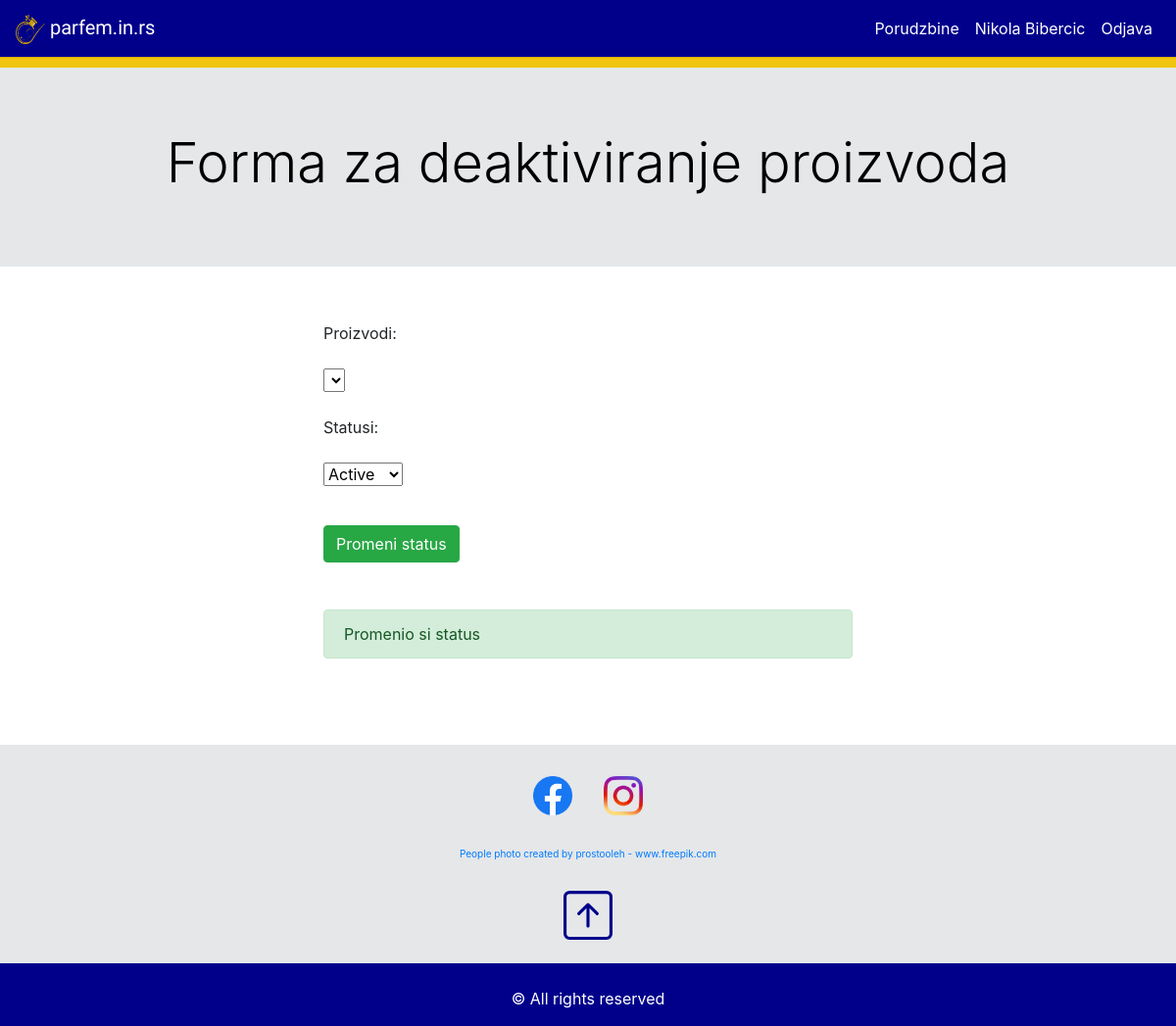
The app's page /views/admin.change.product.status.view.php?productStatusChanged=1 (signed in) with its own data.
### tables this page shows
CREATE TABLE settings(
	setting_id int AUTO_INCREMENT PRIMARY KEY,
	setting_description varchar(150),
	setting_value varchar(150),
	setting_value_2 varchar(150)
);

### classes/Connection.php (called while the page is built)
<?php
    class Connection{
        public $host='localhost';
        public $dbname='shop';
        public $username='root';
        public $password='';
        public function connect(){
            try{
                return new PDO("mysql:host={$this->host};dbname={$this->dbname};charset=utf8",$this->username,$this->password);
            }catch(PDOException $e){
                echo 'Error'.$e->getMessage();
            }
        }
    }
?>

### objects.php (called while the page is built, shortened)
<?php
    require 'classes/Connection.php';
    require 'classes/ConnectionBuilder.php';
    require 'classes/User.php';
    require 'classes/Product.php';
    require 'classes/Setting.php';
    $conn = new Connection();
    $user = new User($conn->connect());
    $product = new Product($conn->connect());
    $setting = new Setting($conn->connect());
?>

### classes/ConnectionBuilder.php (called while the page is built, shortened)
<?php
    class ConnectionBuilder{
        public function __construct($conn){
            $this->conn = $conn;
        }
    }
?>

### classes/User.php (called while the page is built, shortened)
<?php
    class User extends ConnectionBuilder{
        public function checkUserAdmin($user_id){
            $sql = "select ur.user_id
                    from user_roles ur
                    inner join roles r on r.role_id = ur.role_id
                    where   ur.user_id = {$user_id}
                            and r.name = 'Admin' ";
            $query = $this->conn->prepare($sql);
            $query->execute();
            $checkUserAdmin = $query->fetchAll(PDO::FETCH_OBJ);
            return $checkUserAdmin;
        }
    }
?>

### classes/Product.php (called while the page is built, shortened)
<?php
    class Product extends ConnectionBuilder{
            public function selectProductStatuses(){
                $sql = "select *
                        from product_statuses
                        ";
                $query = $this->conn->prepare($sql);
                $query->execute();
                $result = $query->fetchAll(PDO::FETCH_OBJ);
                return $result;
            }
    }
?>

### views/admin.change.product.status.view.php (the view, shortened to what this page needs)
<?php require '../objects.php'; ?>
<?php require '../partials/header.php'; ?>
<?php require '../partials/navbar.php'; ?>
<?php
 $setting->navbar('Forma za deaktiviranje proizvoda');
?>
<br>
<div class="container">
    <div class="row">
        <div class="col-3">
        </div>
        <div class="col-6">
            <form action="../files/change.product.status.php" method="POST" enctype="multipart/form-data">
                <div class="form-group">
                    Proizvodi:<br><br>
                    <select name="productId" id="">
                    </select><br><br>
                    Statusi:<br><br>
                    <select name="productStatusId" id="">
                        <?php  $result = $product->selectProductStatuses(); foreach($result as $x):  ?>
                            <option value=<?php echo $x->product_status_id; ?> class="form-control"><?php echo $x->product_status; ?></option>
                        <?php endforeach; ?>
                    </select><br><br>
                </div>
                <button class="btn btn-success" type="submit" name="changeStatus">Promeni status</button>
            </form>
            <br>
            <br>
            <?php if(isset($_GET['productStatusChanged']) && $_GET['productStatusChanged']==true): ?>
                <div class="alert alert-success" role="alert">Promenio si status</div>
            <?php endif; ?>
        </div>
        <div class="col-3">
        </div>
    </div>
</div>
<br>
<br>
<br>
<?php require '../partials/footer.php'; ?>

### partials/header.php (shortened to what this page needs)
<!DOCTYPE html>
<html lang="en">
<head>
    <link rel="stylesheet" href="https://stackpath.bootstrapcdn.com/bootstrap/4.5.2/css/bootstrap.min.css">
    <link rel="stylesheet" href="/shop/main.css">
</head>
<body>

### partials/navbar.php (shortened to what this page needs)
<div class="sticky-top">
    <nav class="navbar navbar-expand-lg navbar-dark" style="background-color: darkblue; ">
            <a class="navbar-brand" href="/shop/index.php" style="font-family: 'Dancing Script', cursive;">
                <?php $logoIconLink = $setting->selectSettingValue(17); ?>
                <img src=<?php echo $logoIconLink[0]->setting_value ?> class="card-img-top" alt="" style="height:30px; width:30px;">
                parfem.in.rs
            </a>
            <div class="collapse navbar-collapse" id="navbarTogglerDemo02">
                <ul class="navbar-nav ml-auto">
                    <?php
                        if(isset($_SESSION['user'])){
                            $userId = $_SESSION['user']->user_id;
                        }
                    ?>
                    <?php if(!isset($_SESSION['user'])):  ?>
                        <?php echo ''; ?>
                    <?php elseif($user->checkUserAdmin($userId) or $user->checkUserBloger($userId)):  ?>
                        <li class="nav-item">
                            <a href="/shop/views/admin.orders.view.php" class="nav-link" id="navLink1" style="color:white;">Porudzbine</a>
                        </li>
                    <?php endif; ?>
                    <?php if(isset($_SESSION['user'])): ?>
                        <li class="nav-item">
                            <a href="/shop/views/admin.view.php" class="nav-link" id="navLink2" style="color:white;">
                                <?php
                                    echo $_SESSION['user']->name;
                                ?>
                            </a>
                        </li>
                        <li class="nav-item"><a href="/shop/files/logout.php" class="nav-link" id="navLink3" style="color:white;">Odjava</a></li>
                    <?php else: ?>
                        <li class="nav-item" ><a href="/shop/views/login.view.php" class="nav-link" id="navLink4" style="color:white;">Prijava</a></li>
                    <?php endif; ?>
                </ul>
            </div>
    </nav>
    <?php $navbarJumbotronColor = $setting->selectSettingValue(3); ?>
    <hr class="" class="bg-warning" <?php echo 'style="background-color:'.$navbarJumbotronColor[0]->setting_value.'; height:10px; margin:auto; " ' ?> >
</div>

### classes/Setting.php (shortened to what this page needs)
<?php
    class Setting extends ConnectionBuilder{
        public function selectSettingValue($settingId){
            $sql = "
                select s.setting_value,s.setting_value_2
                from settings s
                where s.setting_id = {$settingId}
            ";
            $query = $this->conn->prepare($sql);
            $query->execute();
            $result = $query->fetchAll(PDO::FETCH_OBJ);
            return $result;
        }
        public function navbar($text){
            $navbarJumbotronColor = $this->selectSettingValue(2);
            $navbarJumbotronTextColor = $this->selectSettingValue(4);
            echo '<div class="jumbotron jumbotron-fluid" style="background-color:'.$navbarJumbotronColor[0]->setting_value.'; color:'.$navbarJumbotronTextColor[0]->setting_value.' " >';
                echo '<div class="container text-center" > ';
                    echo '<h1 class="display-4">'.$text.'</h1>';
                echo '</div>';
            echo '</div>';
        }
    }
?>

### partials/footer.php (shortened to what this page needs)
    <?php $footerJumbotronColor = $setting->selectSettingValue(1); ?>
    <div class="container-fluid" <?php echo 'style="background-color:'.$footerJumbotronColor[0]->setting_value.'; " ' ?> >
        <div class="row">
            <div class="col-12" >
                <br>
                <ul class="nav justify-content-center">
                    <?php
                        $facebookIconShow = $setting->selectSettingValue(7);
                        if($facebookIconShow[0]->setting_value=='true'):
                     ?>
                        <li class="nav-item"><a href="#" class="nav-link"><img src=<?php $facebookIconLink = $setting->selectSettingValue(9); echo $facebookIconLink[0]->setting_value; ?> class="img-fluid" alt="Responsive image" width="40px" height="40px"></a></li>
                    <?php endif; ?>
                    <?php
                        $instagramIconShow = $setting->selectSettingValue(8);
                        if($instagramIconShow[0]->setting_value=='true'):
                     ?>
                        <li class="nav-item"><a href="#" class="nav-link"><img src=<?php $instagramIconLink = $setting->selectSettingValue(10); echo $instagramIconLink[0]->setting_value; ?> class="img-fluid" alt="Responsive image" width="40px" height="40px"></a></li>
                    <?php endif; ?>
                </ul>
                <br>
                <div class="text-center" style="font-size: 10px;">
                    <?php
                        $footerJumbotronlink1Show = $setting->selectSettingValue(12);
                        if($footerJumbotronlink1Show[0]->setting_value=='true'):
                     ?>
                        <?php $footerJumbotronlink1 = $setting->selectSettingValue(14); ?>
                        <a href=<?php echo $footerJumbotronlink1[0]->setting_value;  ?> ><?php echo $footerJumbotronlink1[0]->setting_value_2;  ?></a>
                        <br>
                    <?php endif; ?>
                    <?php $backToTopTextColor = $setting->selectSettingValue(11); ?>
                    <br>
                    <br>
                    <a id="back-to-top" href="#" class="" role="button" title="Click to return on the top page" data-toggle="tooltip" data-placement="left">
                        <svg xmlns="http://www.w3.org/2000/svg" width="50" height="50" fill="currentColor" class="bi bi-arrow-up-square" viewBox="0 0 16 16"  <?php echo 'style="color:'.$backToTopTextColor[0]->setting_value.'; " ' ?> >
                            <path fill-rule="evenodd" d="M15 2a1 1 0 0 0-1-1H2a1 1 0 0 0-1 1v12a1 1 0 0 0 1 1h12a1 1 0 0 0 1-1V2zM0 2a2 2 0 0 1 2-2h12a2 2 0 0 1 2 2v12a2 2 0 0 1-2 2H2a2 2 0 0 1-2-2V2zm8.5 9.5a.5.5 0 0 1-1 0V5.707L5.354 7.854a.5.5 0 1 1-.708-.708l3-3a.5.5 0 0 1 .708 0l3 3a.5.5 0 0 1-.708.708L8.5 5.707V11.5z"/>
                        </svg>
                    </a>
                </div>
                <br>
            </div>
        </div>
    </div>
    <?php
        $footerColor = $setting->selectSettingValue(5);
        $footerTextColor = $setting->selectSettingValue(6);
    ?>
    <div class="container-fluid" <?php echo 'style="background-color:'.$footerColor[0]->setting_value.'; color:'.$footerTextColor[0]->setting_value.'  " ' ?> >
        <div class="row">
            <div class="col-12 text-center">
                <div>
                    <br>
                    <p>&copy; All rights reserved</p>
                </div>
            </div>
        </div>
    </div>
</body>
</html>

### records on screen
settings: setting_value (picture)
settings: setting_value (picture)
settings: setting_value (picture)
settings: setting_value_2 "People photo created by prostooleh - www.freepik.com"

### other values on screen
$_SESSION['user']->name "Nikola Bibercic"
$text "Forma za deaktiviranje proizvoda"
form field productStatusId "Active"
